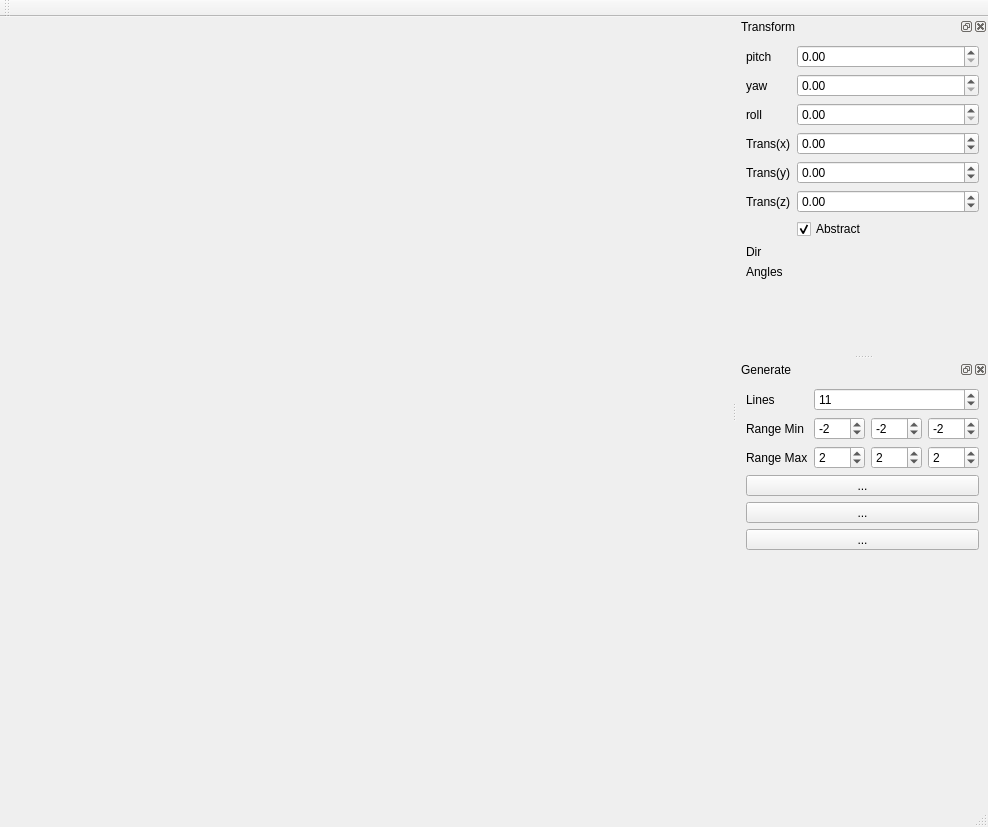
<?xml version="1.0" encoding="UTF-8"?>
<ui version="4.0">
 <class>LineViewer</class>
 <widget class="QMainWindow" name="LineViewer">
  <property name="geometry">
   <rect>
    <x>0</x>
    <y>0</y>
    <width>988</width>
    <height>827</height>
   </rect>
  </property>
  <property name="windowTitle">
   <string>MainWindow</string>
  </property>
  <widget class="QWidget" name="centralwidget"/>
  <widget class="QMenuBar" name="menubar">
   <property name="geometry">
    <rect>
     <x>0</x>
     <y>0</y>
     <width>988</width>
     <height>23</height>
    </rect>
   </property>
  </widget>
  <widget class="QStatusBar" name="statusbar"/>
  <widget class="QToolBar" name="toolBar">
   <property name="windowTitle">
    <string>toolBar</string>
   </property>
   <attribute name="toolBarArea">
    <enum>TopToolBarArea</enum>
   </attribute>
   <attribute name="toolBarBreak">
    <bool>false</bool>
   </attribute>
  </widget>
  <widget class="QDockWidget" name="dockWidgetTransform">
   <property name="minimumSize">
    <size>
     <width>175</width>
     <height>287</height>
    </size>
   </property>
   <property name="windowTitle">
    <string>Transform</string>
   </property>
   <attribute name="dockWidgetArea">
    <number>2</number>
   </attribute>
   <widget class="QWidget" name="dockWidgetContents">
    <layout class="QFormLayout" name="formLayout">
     <item row="0" column="0">
      <widget class="QLabel" name="label">
       <property name="text">
        <string>pitch</string>
       </property>
      </widget>
     </item>
     <item row="0" column="1">
      <widget class="QDoubleSpinBox" name="doubleSpinBoxPitch">
       <property name="maximum">
        <double>360.000000000000000</double>
       </property>
      </widget>
     </item>
     <item row="1" column="0">
      <widget class="QLabel" name="label_2">
       <property name="text">
        <string>yaw</string>
       </property>
      </widget>
     </item>
     <item row="1" column="1">
      <widget class="QDoubleSpinBox" name="doubleSpinBoxYaw">
       <property name="maximum">
        <double>360.000000000000000</double>
       </property>
      </widget>
     </item>
     <item row="2" column="0">
      <widget class="QLabel" name="label_3">
       <property name="text">
        <string>roll</string>
       </property>
      </widget>
     </item>
     <item row="2" column="1">
      <widget class="QDoubleSpinBox" name="doubleSpinBoxRoll">
       <property name="maximum">
        <double>360.000000000000000</double>
       </property>
      </widget>
     </item>
     <item row="3" column="0">
      <widget class="QLabel" name="label_8">
       <property name="text">
        <string>Trans(x)</string>
       </property>
      </widget>
     </item>
     <item row="3" column="1">
      <widget class="QDoubleSpinBox" name="doubleSpinBoxTransX">
       <property name="minimum">
        <double>-2.000000000000000</double>
       </property>
       <property name="maximum">
        <double>2.000000000000000</double>
       </property>
       <property name="singleStep">
        <double>0.100000000000000</double>
       </property>
      </widget>
     </item>
     <item row="4" column="0">
      <widget class="QLabel" name="label_9">
       <property name="text">
        <string>Trans(y)</string>
       </property>
      </widget>
     </item>
     <item row="4" column="1">
      <widget class="QDoubleSpinBox" name="doubleSpinBoxTransY">
       <property name="minimum">
        <double>-2.000000000000000</double>
       </property>
       <property name="maximum">
        <double>2.000000000000000</double>
       </property>
       <property name="singleStep">
        <double>0.100000000000000</double>
       </property>
      </widget>
     </item>
     <item row="5" column="0">
      <widget class="QLabel" name="label_10">
       <property name="text">
        <string>Trans(z)</string>
       </property>
      </widget>
     </item>
     <item row="5" column="1">
      <widget class="QDoubleSpinBox" name="doubleSpinBoxTransZ">
       <property name="minimum">
        <double>-2.000000000000000</double>
       </property>
       <property name="maximum">
        <double>2.000000000000000</double>
       </property>
       <property name="singleStep">
        <double>0.100000000000000</double>
       </property>
      </widget>
     </item>
     <item row="8" column="0">
      <widget class="QLabel" name="label_4">
       <property name="text">
        <string>Dir</string>
       </property>
      </widget>
     </item>
     <item row="8" column="1">
      <widget class="QLabel" name="labelLineDir">
       <property name="text">
        <string/>
       </property>
      </widget>
     </item>
     <item row="9" column="0">
      <widget class="QLabel" name="label_5">
       <property name="text">
        <string>Angles</string>
       </property>
      </widget>
     </item>
     <item row="9" column="1">
      <widget class="QLabel" name="labelAngles">
       <property name="text">
        <string/>
       </property>
      </widget>
     </item>
     <item row="7" column="1">
      <widget class="QCheckBox" name="checkBoxAbstract">
       <property name="text">
        <string>Abstract</string>
       </property>
       <property name="checked">
        <bool>true</bool>
       </property>
      </widget>
     </item>
    </layout>
   </widget>
  </widget>
  <widget class="QDockWidget" name="dockWidgetGenerate">
   <property name="windowTitle">
    <string>Generate</string>
   </property>
   <attribute name="dockWidgetArea">
    <number>2</number>
   </attribute>
   <widget class="QWidget" name="dockWidgetContents_2">
    <layout class="QVBoxLayout" name="verticalLayout">
     <item>
      <layout class="QFormLayout" name="formLayout_2">
       <property name="topMargin">
        <number>0</number>
       </property>
       <item row="0" column="0">
        <widget class="QLabel" name="label_6">
         <property name="text">
          <string>Lines</string>
         </property>
        </widget>
       </item>
       <item row="0" column="1">
        <widget class="QSpinBox" name="spinBoxLines">
         <property name="maximum">
          <number>1000</number>
         </property>
         <property name="value">
          <number>11</number>
         </property>
        </widget>
       </item>
       <item row="1" column="0">
        <widget class="QLabel" name="labelRangeMin">
         <property name="text">
          <string>Range Min</string>
         </property>
        </widget>
       </item>
       <item row="1" column="1">
        <layout class="QHBoxLayout" name="horizontalLayout">
         <item>
          <widget class="QSpinBox" name="spinBoxRangeMinX">
           <property name="minimum">
            <number>-100</number>
           </property>
           <property name="maximum">
            <number>100</number>
           </property>
           <property name="value">
            <number>-2</number>
           </property>
          </widget>
         </item>
         <item>
          <widget class="QSpinBox" name="spinBoxRangeMinY">
           <property name="minimum">
            <number>-100</number>
           </property>
           <property name="maximum">
            <number>100</number>
           </property>
           <property name="value">
            <number>-2</number>
           </property>
          </widget>
         </item>
         <item>
          <widget class="QSpinBox" name="spinBoxRangeMinZ">
           <property name="minimum">
            <number>-100</number>
           </property>
           <property name="maximum">
            <number>100</number>
           </property>
           <property name="value">
            <number>-2</number>
           </property>
          </widget>
         </item>
        </layout>
       </item>
       <item row="2" column="0">
        <widget class="QLabel" name="label_7">
         <property name="text">
          <string>Range Max</string>
         </property>
        </widget>
       </item>
       <item row="2" column="1">
        <layout class="QHBoxLayout" name="horizontalLayout_2">
         <item>
          <widget class="QSpinBox" name="spinBoxRangeMaxX">
           <property name="minimum">
            <number>-100</number>
           </property>
           <property name="maximum">
            <number>100</number>
           </property>
           <property name="value">
            <number>2</number>
           </property>
          </widget>
         </item>
         <item>
          <widget class="QSpinBox" name="spinBoxRangeMaxY">
           <property name="minimum">
            <number>-100</number>
           </property>
           <property name="maximum">
            <number>100</number>
           </property>
           <property name="value">
            <number>2</number>
           </property>
          </widget>
         </item>
         <item>
          <widget class="QSpinBox" name="spinBoxRangeMaxZ">
           <property name="minimum">
            <number>-100</number>
           </property>
           <property name="maximum">
            <number>100</number>
           </property>
           <property name="value">
            <number>2</number>
           </property>
          </widget>
         </item>
        </layout>
       </item>
      </layout>
     </item>
     <item>
      <widget class="QToolButton" name="toolButtonRandomGenerate">
       <property name="sizePolicy">
        <sizepolicy hsizetype="Preferred" vsizetype="Fixed">
         <horstretch>0</horstretch>
         <verstretch>0</verstretch>
        </sizepolicy>
       </property>
       <property name="text">
        <string>...</string>
       </property>
      </widget>
     </item>
     <item>
      <widget class="QToolButton" name="toolButtonArrangedGenerate">
       <property name="sizePolicy">
        <sizepolicy hsizetype="Preferred" vsizetype="Fixed">
         <horstretch>0</horstretch>
         <verstretch>0</verstretch>
        </sizepolicy>
       </property>
       <property name="text">
        <string>...</string>
       </property>
      </widget>
     </item>
     <item>
      <widget class="QToolButton" name="toolButtonClearLines">
       <property name="sizePolicy">
        <sizepolicy hsizetype="Preferred" vsizetype="Fixed">
         <horstretch>0</horstretch>
         <verstretch>0</verstretch>
        </sizepolicy>
       </property>
       <property name="text">
        <string>...</string>
       </property>
      </widget>
     </item>
     <item>
      <spacer name="verticalSpacer">
       <property name="orientation">
        <enum>Qt::Vertical</enum>
       </property>
       <property name="sizeHint" stdset="0">
        <size>
         <width>20</width>
         <height>179</height>
        </size>
       </property>
      </spacer>
     </item>
    </layout>
   </widget>
  </widget>
  <action name="actionRandomGenerate">
   <property name="text">
    <string>Random Generate</string>
   </property>
  </action>
  <action name="actionClearLines">
   <property name="text">
    <string>Clear Lines</string>
   </property>
  </action>
  <action name="actionArrangedGenerate">
   <property name="text">
    <string>Arranged Generate</string>
   </property>
  </action>
 </widget>
 <resources/>
 <connections/>
</ui>
